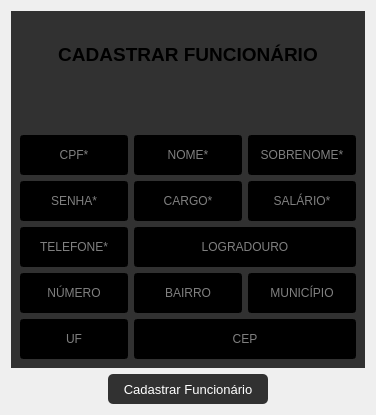
                <widget class="QWidget" name="tab">
                 <property name="styleSheet">
                  <string notr="true"/>
                 </property>
                 <attribute name="title">
                  <string>Realizar Cadastro </string>
                 </attribute>
                 <layout class="QVBoxLayout" name="verticalLayout_9">
                  <item>
                   <widget class="QFrame" name="frame_4">
                    <property name="maximumSize">
                     <size>
                      <width>16777215</width>
                      <height>16777215</height>
                     </size>
                    </property>
                    <property name="styleSheet">
                     <string notr="true">QLineEdit{
color: white;
background-color: rgb(0, 0, 0);
font: 10pt &quot;MS SHel Dlg 2&quot;;

}

QFrame{
background-color:rgb(49, 49, 49);
border:None;
}</string>
                    </property>
                    <property name="frameShape">
                     <enum>QFrame::StyledPanel</enum>
                    </property>
                    <property name="frameShadow">
                     <enum>QFrame::Raised</enum>
                    </property>
                    <layout class="QGridLayout" name="gridLayout">
                     <item row="1" column="1">
                      <widget class="QLineEdit" name="txtNome">
                       <property name="minimumSize">
                        <size>
                         <width>0</width>
                         <height>40</height>
                        </size>
                       </property>
                       <property name="text">
                        <string/>
                       </property>
                       <property name="alignment">
                        <set>Qt::AlignCenter</set>
                       </property>
                       <property name="placeholderText">
                        <string>NOME*</string>
                       </property>
                      </widget>
                     </item>
                     <item row="1" column="2">
                      <widget class="QLineEdit" name="txtSobrenome">
                       <property name="minimumSize">
                        <size>
                         <width>0</width>
                         <height>40</height>
                        </size>
                       </property>
                       <property name="alignment">
                        <set>Qt::AlignCenter</set>
                       </property>
                       <property name="placeholderText">
                        <string>SOBRENOME*</string>
                       </property>
                      </widget>
                     </item>
                     <item row="2" column="0">
                      <widget class="QLineEdit" name="txtSenha">
                       <property name="minimumSize">
                        <size>
                         <width>0</width>
                         <height>40</height>
                        </size>
                       </property>
                       <property name="alignment">
                        <set>Qt::AlignCenter</set>
                       </property>
                       <property name="placeholderText">
                        <string>SENHA*</string>
                       </property>
                      </widget>
                     </item>
                     <item row="0" column="0" colspan="3">
                      <widget class="QLabel" name="lblCadastroFun">
                       <property name="minimumSize">
                        <size>
                         <width>0</width>
                         <height>0</height>
                        </size>
                       </property>
                       <property name="maximumSize">
                        <size>
                         <width>16777215</width>
                         <height>200</height>
                        </size>
                       </property>
                       <property name="text">
                        <string>&lt;!DOCTYPE HTML PUBLIC &quot;-//W3C//DTD HTML 4.0//EN&quot; &quot;http://www.w3.org/TR/REC-html40/strict.dtd&quot;&gt;
&lt;html&gt;&lt;head&gt;&lt;meta name=&quot;qrichtext&quot; content=&quot;1&quot; /&gt;&lt;style type=&quot;text/css&quot;&gt;
p, li { white-space: pre-wrap; }
&lt;/style&gt;&lt;/head&gt;&lt;body style=&quot; font-family:'MS Shell Dlg 2'; font-size:8pt; font-weight:400; font-style:normal;&quot;&gt;
&lt;p align=&quot;center&quot; style=&quot;-qt-paragraph-type:empty; margin-top:12px; margin-bottom:12px; margin-left:0px; margin-right:0px; -qt-block-indent:0; text-indent:0px;&quot;&gt;&lt;br /&gt;&lt;/p&gt;
&lt;p align=&quot;center&quot; style=&quot; margin-top:12px; margin-bottom:12px; margin-left:0px; margin-right:0px; -qt-block-indent:0; text-indent:0px;&quot;&gt;&lt;img src=&quot;:/icons/icons/Funcionario.png&quot; /&gt;&lt;/p&gt;
&lt;p align=&quot;center&quot; style=&quot; margin-top:12px; margin-bottom:12px; margin-left:0px; margin-right:0px; -qt-block-indent:0; text-indent:0px;&quot;&gt;&lt;span style=&quot; font-size:22pt; font-weight:600; vertical-align:super;&quot;&gt;CADASTRAR FUNCIONÁRIO&lt;/span&gt;&lt;br /&gt;&lt;/p&gt;
&lt;p align=&quot;center&quot; style=&quot; margin-top:12px; margin-bottom:12px; margin-left:0px; margin-right:0px; -qt-block-indent:0; text-indent:0px;&quot;&gt;&lt;br /&gt;&lt;/p&gt;&lt;/body&gt;&lt;/html&gt;</string>
                       </property>
                      </widget>
                     </item>
                     <item row="1" column="0">
                      <widget class="QLineEdit" name="txtCPF">
                       <property name="minimumSize">
                        <size>
                         <width>0</width>
                         <height>40</height>
                        </size>
                       </property>
                       <property name="alignment">
                        <set>Qt::AlignCenter</set>
                       </property>
                       <property name="placeholderText">
                        <string>CPF*</string>
                       </property>
                      </widget>
                     </item>
                     <item row="6" column="0">
                      <widget class="QLineEdit" name="txtNumero">
                       <property name="minimumSize">
                        <size>
                         <width>0</width>
                         <height>40</height>
                        </size>
                       </property>
                       <property name="alignment">
                        <set>Qt::AlignCenter</set>
                       </property>
                       <property name="placeholderText">
                        <string>NÚMERO</string>
                       </property>
                      </widget>
                     </item>
                     <item row="4" column="1" colspan="2">
                      <widget class="QLineEdit" name="txtLogradouro">
                       <property name="minimumSize">
                        <size>
                         <width>0</width>
                         <height>40</height>
                        </size>
                       </property>
                       <property name="text">
                        <string/>
                       </property>
                       <property name="alignment">
                        <set>Qt::AlignCenter</set>
                       </property>
                       <property name="placeholderText">
                        <string>LOGRADOURO</string>
                       </property>
                      </widget>
                     </item>
                     <item row="2" column="1">
                      <widget class="QLineEdit" name="txtCargo">
                       <property name="minimumSize">
                        <size>
                         <width>0</width>
                         <height>40</height>
                        </size>
                       </property>
                       <property name="alignment">
                        <set>Qt::AlignCenter</set>
                       </property>
                       <property name="placeholderText">
                        <string>CARGO*</string>
                       </property>
                      </widget>
                     </item>
                     <item row="2" column="2">
                      <widget class="QLineEdit" name="txtSalario">
                       <property name="minimumSize">
                        <size>
                         <width>0</width>
                         <height>40</height>
                        </size>
                       </property>
                       <property name="alignment">
                        <set>Qt::AlignCenter</set>
                       </property>
                       <property name="placeholderText">
                        <string notr="true">SALÁRIO*</string>
                       </property>
                      </widget>
                     </item>
                     <item row="6" column="1">
                      <widget class="QLineEdit" name="txtBairro">
                       <property name="minimumSize">
                        <size>
                         <width>0</width>
                         <height>40</height>
                        </size>
                       </property>
                       <property name="alignment">
                        <set>Qt::AlignCenter</set>
                       </property>
                       <property name="placeholderText">
                        <string>BAIRRO</string>
                       </property>
                      </widget>
                     </item>
                     <item row="6" column="2">
                      <widget class="QLineEdit" name="txtMunicipio">
                       <property name="minimumSize">
                        <size>
                         <width>0</width>
                         <height>40</height>
                        </size>
                       </property>
                       <property name="alignment">
                        <set>Qt::AlignCenter</set>
                       </property>
                       <property name="placeholderText">
                        <string>MUNICÍPIO</string>
                       </property>
                      </widget>
                     </item>
                     <item row="7" column="0">
                      <widget class="QLineEdit" name="txtUF">
                       <property name="minimumSize">
                        <size>
                         <width>0</width>
                         <height>40</height>
                        </size>
                       </property>
                       <property name="alignment">
                        <set>Qt::AlignCenter</set>
                       </property>
                       <property name="placeholderText">
                        <string>UF</string>
                       </property>
                      </widget>
                     </item>
                     <item row="4" column="0">
                      <widget class="QLineEdit" name="txtTelefone">
                       <property name="minimumSize">
                        <size>
                         <width>0</width>
                         <height>40</height>
                        </size>
                       </property>
                       <property name="alignment">
                        <set>Qt::AlignCenter</set>
                       </property>
                       <property name="placeholderText">
                        <string>TELEFONE*</string>
                       </property>
                      </widget>
                     </item>
                     <item row="7" column="1" colspan="2">
                      <widget class="QLineEdit" name="txtCEP">
                       <property name="minimumSize">
                        <size>
                         <width>0</width>
                         <height>40</height>
                        </size>
                       </property>
                       <property name="alignment">
                        <set>Qt::AlignCenter</set>
                       </property>
                       <property name="placeholderText">
                        <string>CEP</string>
                       </property>
                      </widget>
                     </item>
                    </layout>
                   </widget>
                  </item>
                  <item alignment="Qt::AlignHCenter">
                   <widget class="QPushButton" name="btnCadastrarFun">
                    <property name="minimumSize">
                     <size>
                      <width>160</width>
                      <height>30</height>
                     </size>
                    </property>
                    <property name="font">
                     <font>
                      <pointsize>10</pointsize>
                     </font>
                    </property>
                    <property name="cursor">
                     <cursorShape>PointingHandCursor</cursorShape>
                    </property>
                    <property name="styleSheet">
                     <string notr="true">QPushButton:hover{
background-color: rgb(0, 129, 0);
border-radius: 5px;
}

QPushButton{
color:white;
border-radius: 5px;	
background-color:rgb(49, 49, 49)
}

QPushButton:pressed{
background-color: rgb(49, 49, 49);
}</string>
                    </property>
                    <property name="text">
                     <string>Cadastrar Funcionário</string>
                    </property>
                   </widget>
                  </item>
                 </layout>
                </widget>
